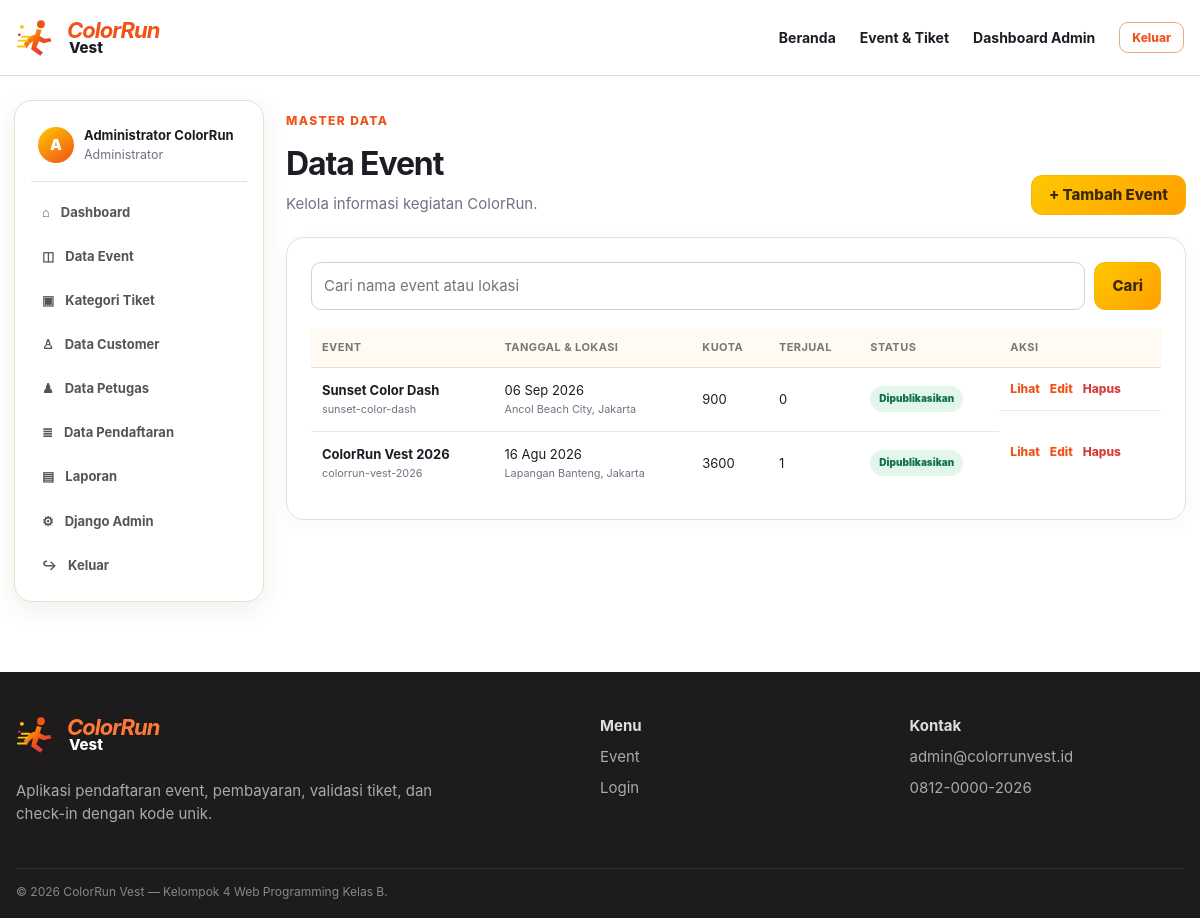
Screenshot of /administrator/event/ (signed in) with the database file from the repository.
### administrator/models.py (models this page shows, shortened)
class Event(models.Model):
    class StatusEvent(models.TextChoices):
        DRAFT = "draft", "Draft"
        DIPUBLIKASIKAN = "dipublikasikan", "Dipublikasikan"
        BERLANGSUNG = "berlangsung", "Berlangsung"
        SELESAI = "selesai", "Selesai"
        DIBATALKAN = "dibatalkan", "Dibatalkan"
    nama_event = models.CharField(max_length=200)
    slug = models.SlugField(max_length=220, unique=True)
    poster_event = models.ImageField(
        upload_to="event/poster/", blank=True, null=True,
        validators=[FileExtensionValidator(allowed_extensions=["jpg", "jpeg", "png", "webp"])],
    )
    banner_event = models.ImageField(
        upload_to="event/banner/", blank=True, null=True,
        validators=[FileExtensionValidator(allowed_extensions=["jpg", "jpeg", "png", "webp"])],
    )
    deskripsi = models.TextField()
    tanggal_mulai = models.DateField()
    tanggal_selesai = models.DateField(blank=True, null=True)
    jam_mulai = models.TimeField()
    jam_selesai = models.TimeField(blank=True, null=True)
    lokasi = models.CharField(max_length=255)
    google_maps = models.URLField(blank=True)
    dress_code = models.CharField(max_length=200, blank=True)
    rute_color_run = models.TextField(blank=True)
    fasilitas = models.TextField(blank=True, help_text="Tuliskan satu fasilitas pada setiap baris.")
    hadiah_doorprize = models.TextField(blank=True)
    contact_person = models.CharField(max_length=100)
    nomor_contact_person = models.CharField(max_length=20)
    faq = models.TextField(blank=True, help_text="Tuliskan pertanyaan dan jawaban yang sering diajukan.")
    status = models.CharField(max_length=20, choices=StatusEvent.choices, default=StatusEvent.DRAFT)
    dibuat_oleh = models.ForeignKey(
        settings.AUTH_USER_MODEL, on_delete=models.SET_NULL, null=True, blank=True,
        related_name="event_dibuat",
    )
    dibuat_pada = models.DateTimeField(auto_now_add=True)
    diperbarui_pada = models.DateTimeField(auto_now=True)
    class Meta:
        verbose_name = "Event"
        verbose_name_plural = "Event"
        ordering = ["-tanggal_mulai", "-jam_mulai"]
    @property
    def total_kuota(self):
        return sum(kategori.kuota for kategori in self.kategori_tiket.all())
    @property
    def total_tiket_terjual(self):
        return sum(kategori.jumlah_tiket_terjual for kategori in self.kategori_tiket.all())

class KategoriTiket(models.Model):
    event = models.ForeignKey(Event, on_delete=models.CASCADE, related_name="kategori_tiket")
    nama_kategori = models.CharField(max_length=100)
    deskripsi = models.TextField(blank=True)
    harga = models.DecimalField(max_digits=12, decimal_places=2, validators=[MinValueValidator(0)])
    kuota = models.PositiveIntegerField(validators=[MinValueValidator(1)])
    tanggal_penjualan_mulai = models.DateTimeField(default=timezone.now)
    tanggal_penjualan_selesai = models.DateTimeField(blank=True, null=True)
    aktif = models.BooleanField(default=True)
    dibuat_pada = models.DateTimeField(auto_now_add=True)
    diperbarui_pada = models.DateTimeField(auto_now=True)
    class Meta:
        verbose_name = "Kategori Tiket"
        verbose_name_plural = "Kategori Tiket"
        ordering = ["event", "harga"]
        constraints = [
            models.UniqueConstraint(fields=["event", "nama_kategori"], name="kategori_tiket_unik_per_event")
        ]
    @property
    def jumlah_tiket_terjual(self):
        return self.pendaftaran.filter(
            status_pendaftaran__in=["dikonfirmasi", "check_in", "selesai"],
            pembayaran__status_pembayaran="diterima",
        ).count()

class PengaturanSistem(models.Model):
    nama_aplikasi = models.CharField(max_length=150, default="ColorRun Vest")
    nama_penyelenggara = models.CharField(max_length=150, blank=True)
    logo_event = models.ImageField(upload_to="pengaturan/logo/", blank=True, null=True)
    banner = models.ImageField(upload_to="pengaturan/banner/", blank=True, null=True)
    nama_bank = models.CharField(max_length=100, blank=True)
    nomor_rekening = models.CharField(max_length=50, blank=True)
    atas_nama_rekening = models.CharField(max_length=150, blank=True)
    qris = models.ImageField(upload_to="pengaturan/qris/", blank=True, null=True)
    email_admin = models.EmailField(blank=True)
    nomor_whatsapp = models.CharField(max_length=20, blank=True)
    instagram = models.URLField(blank=True)
    tiktok = models.URLField(blank=True)
    facebook = models.URLField(blank=True)
    alamat = models.TextField(blank=True)
    diperbarui_oleh = models.ForeignKey(
        settings.AUTH_USER_MODEL, on_delete=models.SET_NULL, null=True, blank=True,
        related_name="pengaturan_diperbarui",
    )
    diperbarui_pada = models.DateTimeField(auto_now=True)
    class Meta:
        verbose_name = "Pengaturan Sistem"
        verbose_name_plural = "Pengaturan Sistem"

### administrator/views.py (the view)
# urls.py: path("event/", views.event_list, name="administrator_event_list"),
@role_required("administrator")
def event_list(request):
    query = request.GET.get("q", "").strip()
    events = Event.objects.prefetch_related("kategori_tiket")
    if query:
        events = events.filter(Q(nama_event__icontains=query) | Q(lokasi__icontains=query))
    return render(request, "administrator/event_list.html", {"events": events, "query": query})

### colorrun/context_processors.py (called while the page is built)
def global_context(request):
    from administrator.models import PengaturanSistem
    pengaturan = PengaturanSistem.objects.first()
    return {
        "current_role": get_user_role(request.user),
        "pengaturan_sistem": pengaturan,
    }

### colorrun/utils.py (called while the page is built, shortened)
def get_user_role(user):
    if not getattr(user, "is_authenticated", False):
        return "guest"
    if user.is_superuser or hasattr(user, "administrator_profile"):
        return "administrator"
    if hasattr(user, "petugas_profile"):
        return "petugas"
    if hasattr(user, "customer_profile"):
        return "customer"
    return "unknown"

def role_required(*allowed_roles):
    def decorator(view_func):
        @wraps(view_func)
        def wrapped(request, *args, **kwargs):
            if not request.user.is_authenticated:
                return redirect(f"/login/?next={request.get_full_path()}")
            role = get_user_role(request.user)
            return view_func(request, *args, **kwargs)
        return wrapped
    return decorator

### customer/templatetags/colorrun_tags.py (called while the page is built)
@register.filter
def status_class(value):
    mapping = {
        "diterima": "success", "dikonfirmasi": "success", "check_in": "success", "selesai": "success",
        "menunggu_verifikasi": "warning", "menunggu_pembayaran": "neutral", "belum_dikonfirmasi": "neutral",
        "ditolak": "danger", "dibatalkan": "danger", "draft": "neutral",
        "dipublikasikan": "success", "berlangsung": "warning",
    }
    return mapping.get(str(value), "neutral")

### templates/administrator/event_list.html
{% extends 'base.html' %}{% load colorrun_tags %}{% block title %}Data Event{% endblock %}{% block content %}<div class="dashboard-shell container-wide">{% include 'partials/sidebar_admin.html' %}<section class="dashboard-content"><div class="dashboard-heading"><div><span class="eyebrow">Master Data</span><h1>Data Event</h1><p>Kelola informasi kegiatan ColorRun.</p></div><a class="btn btn-primary" href="{% url 'administrator_event_create' %}">+ Tambah Event</a></div><div class="panel"><form class="filter-bar" method="get"><input class="form-control" name="q" value="{{ query }}" placeholder="Cari nama event atau lokasi"><button class="btn btn-primary">Cari</button></form><div class="table-wrap"><table><thead><tr><th>Event</th><th>Tanggal & Lokasi</th><th>Kuota</th><th>Terjual</th><th>Status</th><th>Aksi</th></tr></thead><tbody>{% for event in events %}<tr><td><strong>{{ event.nama_event }}</strong><small>{{ event.slug }}</small></td><td>{{ event.tanggal_mulai|date:'d M Y' }}<small>{{ event.lokasi }}</small></td><td>{{ event.total_kuota }}</td><td>{{ event.total_tiket_terjual }}</td><td><span class="badge badge-{{ event.status|status_class }}">{{ event.get_status_display }}</span></td><td class="actions"><a class="table-link" href="{% url 'detail_event' event.slug %}" target="_blank">Lihat</a><a class="table-link" href="{% url 'administrator_event_update' event.pk %}">Edit</a><a class="table-link danger" href="{% url 'administrator_event_delete' event.pk %}">Hapus</a></td></tr>{% empty %}<tr><td colspan="6"><div class="empty-state small">Belum ada event.</div></td></tr>{% endfor %}</tbody></table></div></div></section></div>{% endblock %}

### templates/base.html (shortened to what this page needs)
{% load static colorrun_tags %}
<!DOCTYPE html>
<html lang="id">
<head>
    <link rel="stylesheet" href="{% static 'css/app.css' %}">
</head>
<body class="{% block body_class %}{% endblock %}">
<header class="topbar">
    <div class="container topbar-inner">
        <a class="brand" href="{% url 'home' %}" aria-label="ColorRun Vest">
            <img src="{% static 'img/logo-mark.svg' %}" alt="" width="42" height="42">
            <span><strong>ColorRun</strong><small>Vest</small></span>
        </a>
        <nav class="topnav" data-nav>
            <a href="{% url 'home' %}">Beranda</a>
            <a href="{% url 'event_list' %}">Event & Tiket</a>
            {% if current_role == 'customer' %}
                <a href="{% url 'customer_dashboard' %}">Dashboard</a>
                <a href="{% url 'profile' %}">Profil</a>
                <a class="btn btn-sm btn-outline" href="{% url 'logout' %}">Keluar</a>
            {% elif current_role == 'petugas' %}
                <a href="{% url 'petugas_dashboard' %}">Dashboard Petugas</a>
                <a class="btn btn-sm btn-outline" href="{% url 'logout' %}">Keluar</a>
            {% elif current_role == 'administrator' %}
                <a href="{% url 'administrator_dashboard' %}">Dashboard Admin</a>
                <a class="btn btn-sm btn-outline" href="{% url 'logout' %}">Keluar</a>
            {% else %}
                <a href="{% url 'login' %}">Masuk</a>
                <a class="btn btn-sm btn-primary" href="{% url 'register' %}">Daftar</a>
            {% endif %}
        </nav>
    </div>
</header>
<main>{% block content %}{% endblock %}</main>
<footer class="footer">
    <div class="container footer-grid">
        <div>
            <div class="brand footer-brand"><img src="{% static 'img/logo-mark.svg' %}" alt=""><span><strong>ColorRun</strong><small>Vest</small></span></div>
            <p>Aplikasi pendaftaran event, pembayaran, validasi tiket, dan check-in dengan kode unik.</p>
        </div>
        <div><strong>Menu</strong><a href="{% url 'event_list' %}">Event</a><a href="{% url 'login' %}">Login</a></div>
        <div><strong>Kontak</strong><span>{{ pengaturan_sistem.email_admin|default:'admin@colorrunvest.id' }}</span><span>{{ pengaturan_sistem.nomor_whatsapp|default:'0812-0000-2026' }}</span></div>
    </div>
    <div class="container footer-bottom">© 2026 ColorRun Vest — Kelompok 4 Web Programming Kelas B.</div>
</footer>
</body>
</html>

### templates/partials/sidebar_admin.html
<aside class="sidebar">
    <div class="sidebar-user"><span class="avatar">A</span><div><strong>{{ request.user.first_name|default:request.user.username }}</strong><small>Administrator</small></div></div>
    <nav>
        <a href="{% url 'administrator_dashboard' %}">⌂ <span>Dashboard</span></a>
        <a href="{% url 'administrator_event_list' %}">◫ <span>Data Event</span></a>
        <a href="{% url 'administrator_kategori_list' %}">▣ <span>Kategori Tiket</span></a>
        <a href="{% url 'administrator_customer_list' %}">♙ <span>Data Customer</span></a>
        <a href="{% url 'administrator_petugas_list' %}">♟ <span>Data Petugas</span></a>
        <a href="{% url 'administrator_pendaftaran_list' %}">≣ <span>Data Pendaftaran</span></a>
        <a href="{% url 'administrator_laporan' %}">▤ <span>Laporan</span></a>
        <a href="/admin/">⚙ <span>Django Admin</span></a>
        <a href="{% url 'logout' %}">↪ <span>Keluar</span></a>
    </nav>
</aside>

### rows the page displays
Event: nama_event "Sunset Color Dash", slug "sunset-color-dash", tanggal_mulai "06 Sep 2026", lokasi "Ancol Beach City, Jakarta", total_kuota "900", total_tiket_terjual "0", status "Dipublikasikan"
Event: nama_event "ColorRun Vest 2026", slug "colorrun-vest-2026", tanggal_mulai "16 Agu 2026", lokasi "Lapangan Banteng, Jakarta", total_kuota "3600", total_tiket_terjual "1", status "Dipublikasikan"
PengaturanSistem: email_admin "admin@colorrunvest.id", nomor_whatsapp "0812-0000-2026"

### other values shown
{{ request.user.first_name|default:request.user.username }} "Administrator ColorRun"
